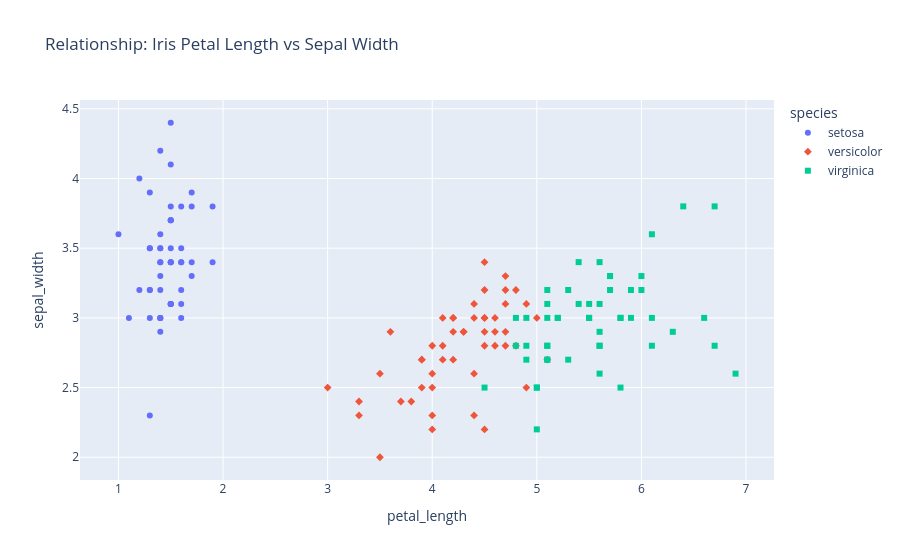

The notebook cell this image was saved under:
### Code cell
fig=px.scatter(df, x='petal_length', y='sepal_width', color='species', symbol='species',title='Relationship: Iris Petal Length vs Sepal Width')
fig

### Figure 1 — Plotly figure (JSON) as saved in the notebook; plotly's stock layout.template omitted (floating-point values rounded to 4 significant figures)
{"data": [{"hovertemplate": "species=setosa<br>petal_length=%{x}<br>sepal_width=%{y}<extra></extra>", "legendgroup": "setosa", "marker": {"color": "#636efa", "symbol": "circle"}, "mode": "markers", "name": "setosa", "orientation": "v", "showlegend": true, "type": "scatter", "x": [1.4, 1.4, 1.3, 1.5, 1.4, 1.7, 1.4, 1.5, 1.4, 1.5, 1.5, 1.6, 1.4, 1.1, 1.2, 1.5, 1.3, 1.4, 1.7, 1.5, 1.7, 1.5, 1.0, 1.7, 1.9, 1.6, 1.6, 1.5, 1.4, 1.6, 1.6, 1.5, 1.5, 1.4, 1.5, 1.2, 1.3, 1.5, 1.3, 1.5, 1.3, 1.3, 1.3, 1.6, 1.9, 1.4, 1.6, 1.4, 1.5, 1.4], "xaxis": "x", "y": [3.5, 3.0, 3.2, 3.1, 3.6, 3.9, 3.4, 3.4, 2.9, 3.1, 3.7, 3.4, 3.0, 3.0, 4.0, 4.4, 3.9, 3.5, 3.8, 3.8, 3.4, 3.7, 3.6, 3.3, 3.4, 3.0, 3.4, 3.5, 3.4, 3.2, 3.1, 3.4, 4.1, 4.2, 3.1, 3.2, 3.5, 3.1, 3.0, 3.4, 3.5, 2.3, 3.2, 3.5, 3.8, 3.0, 3.8, 3.2, 3.7, 3.3], "yaxis": "y"}, {"hovertemplate": "species=versicolor<br>petal_length=%{x}<br>sepal_width=%{y}<extra></extra>", "legendgroup": "versicolor", "marker": {"color": "#EF553B", "symbol": "diamond"}, "mode": "markers", "name": "versicolor", "orientation": "v", "showlegend": true, "type": "scatter", "x": [4.7, 4.5, 4.9, 4.0, 4.6, 4.5, 4.7, 3.3, 4.6, 3.9, 3.5, 4.2, 4.0, 4.7, 3.6, 4.4, 4.5, 4.1, 4.5, 3.9, 4.8, 4.0, 4.9, 4.7, 4.3, 4.4, 4.8, 5.0, 4.5, 3.5, 3.8, 3.7, 3.9, 5.1, 4.5, 4.5, 4.7, 4.4, 4.1, 4.0, 4.4, 4.6, 4.0, 3.3, 4.2, 4.2, 4.2, 4.3, 3.0, 4.1], "xaxis": "x", "y": [3.2, 3.2, 3.1, 2.3, 2.8, 2.8, 3.3, 2.4, 2.9, 2.7, 2.0, 3.0, 2.2, 2.9, 2.9, 3.1, 3.0, 2.7, 2.2, 2.5, 3.2, 2.8, 2.5, 2.8, 2.9, 3.0, 2.8, 3.0, 2.9, 2.6, 2.4, 2.4, 2.7, 2.7, 3.0, 3.4, 3.1, 2.3, 3.0, 2.5, 2.6, 3.0, 2.6, 2.3, 2.7, 3.0, 2.9, 2.9, 2.5, 2.8], "yaxis": "y"}, {"hovertemplate": "species=virginica<br>petal_length=%{x}<br>sepal_width=%{y}<extra></extra>", "legendgroup": "virginica", "marker": {"color": "#00cc96", "symbol": "square"}, "mode": "markers", "name": "virginica", "orientation": "v", "showlegend": true, "type": "scatter", "x": [6.0, 5.1, 5.9, 5.6, 5.8, 6.6, 4.5, 6.3, 5.8, 6.1, 5.1, 5.3, 5.5, 5.0, 5.1, 5.3, 5.5, 6.7, 6.9, 5.0, 5.7, 4.9, 6.7, 4.9, 5.7, 6.0, 4.8, 4.9, 5.6, 5.8, 6.1, 6.4, 5.6, 5.1, 5.6, 6.1, 5.6, 5.5, 4.8, 5.4, 5.6, 5.1, 5.1, 5.9, 5.7, 5.2, 5.0, 5.2, 5.4, 5.1], "xaxis": "x", "y": [3.3, 2.7, 3.0, 2.9, 3.0, 3.0, 2.5, 2.9, 2.5, 3.6, 3.2, 2.7, 3.0, 2.5, 2.8, 3.2, 3.0, 3.8, 2.6, 2.2, 3.2, 2.8, 2.8, 2.7, 3.3, 3.2, 2.8, 3.0, 2.8, 3.0, 2.8, 3.8, 2.8, 2.8, 2.6, 3.0, 3.4, 3.1, 3.0, 3.1, 3.1, 3.1, 2.7, 3.2, 3.3, 3.0, 2.5, 3.0, 3.4, 3.0], "yaxis": "y"}], "layout": {"legend": {"title": {"text": "species"}, "tracegroupgap": 0}, "title": {"text": "Relationship: Iris Petal Length vs Sepal Width"}, "xaxis": {"anchor": "y", "domain": [0, 1], "title": {"text": "petal_length"}}, "yaxis": {"anchor": "x", "domain": [0, 1], "title": {"text": "sepal_width"}}}}
